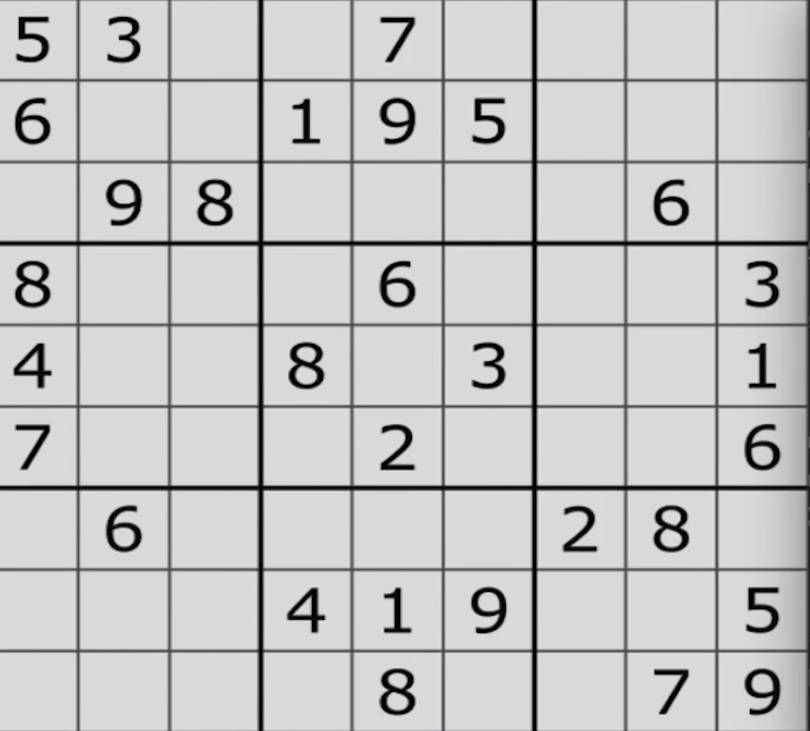
#> input picture juanji/123.jpg, 810 x 731 px
$ python laplacian.py   (older library calls are emulated)
#> lines starting #> are read from the running program, lines starting #| are printed output that depends on the picture
import cv2
import numpy as np
img = cv2.imread("123.jpg")
#> img is the input picture: shape (731, 810, 3); mean B, G, R 197.1, 197.1, 197.1
dst = cv2.Laplacian(img,cv2.CV_64F)
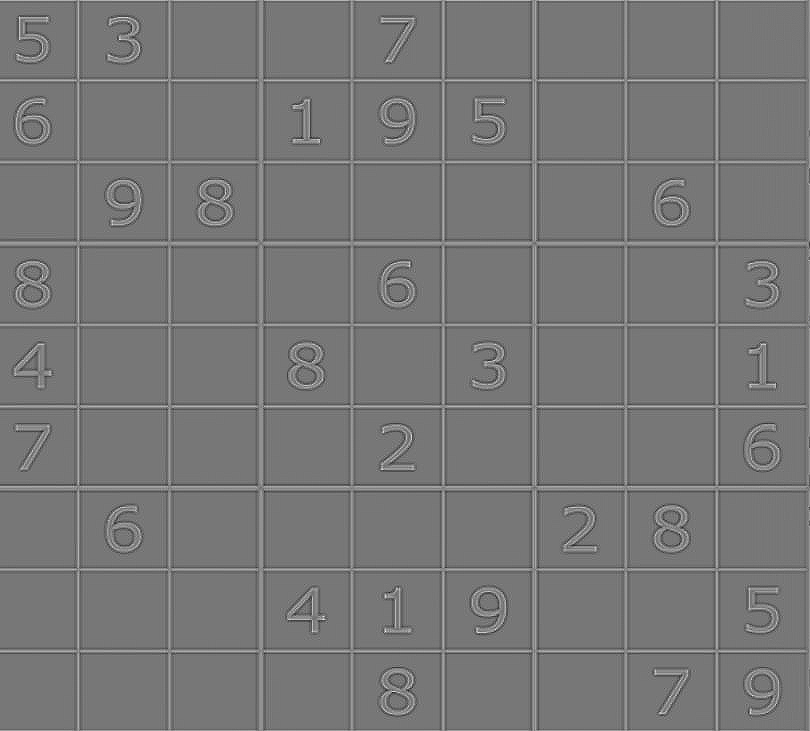
#> dst: shape (731, 810, 3) float64; mean B, G, R 0.1, 0.1, 0.1; drawn with min black and max white
cv2.imshow("o",dst)
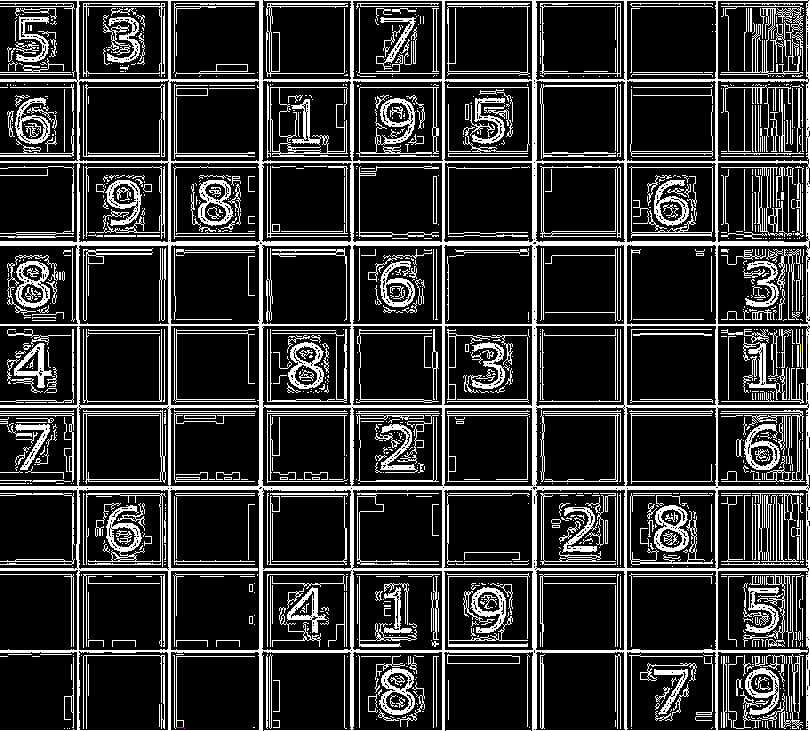
#> window 'o': shape (731, 810, 3); mean B, G, R 52.1, 52.1, 52.1
cv2.waitKey()
